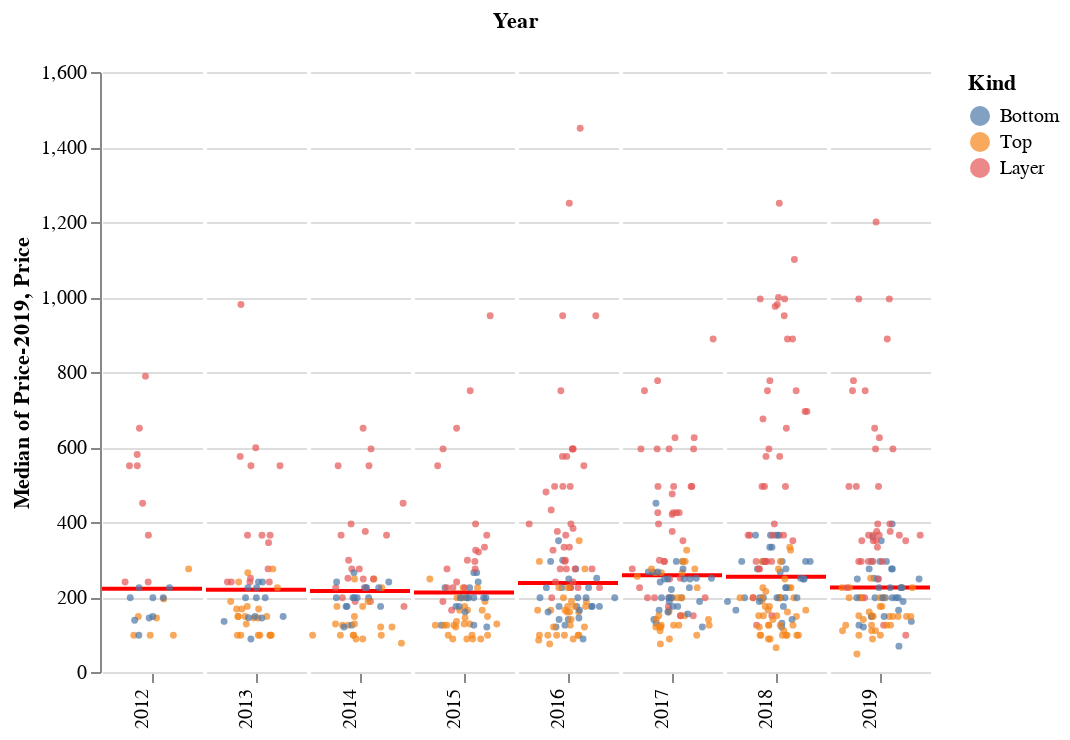

The cell this chart's notebook holds for it:
### Markdown cell above
If we focus just on clothes, which make up the bulk of Outlier's products, the situation looks similar. The median product price went up a bit in 2016 and 2017, but has otherwise been pretty stable over the last 7 years.

### Code cell
plots.price_plot(clothes_products_df, 'Kind', kind_sort_order)

### Figure 1 — Vega-Lite specification as saved in the notebook (floating-point values rounded to 4 significant figures; data arrays with more than 128 entries replaced by an {"elided": "..."} marker saying what was removed)
{"$schema": "https://vega.github.io/schema/vega-lite/v3.4.0.json", "config": {"facet": {"spacing": 0}, "mark": {"tooltip": null}, "view": {"height": 300, "stroke": null, "width": 400}}, "data": {"name": "data-46d2431f4a15dbdd0077859d6353f1d7"}, "datasets": {"data-46d2431f4a15dbdd0077859d6353f1d7": {"elided": "615 records"}}, "facet": {"column": {"field": "Year", "header": {"labelAlign": "right", "labelAngle": -90, "labelOrient": "bottom", "labelPadding": 3, "titleOrient": "top"}, "type": "ordinal"}}, "spec": {"layer": [{"encoding": {"y": {"aggregate": "median", "field": "Price-2019", "type": "quantitative"}}, "mark": {"color": "red", "size": 2, "type": "rule"}, "width": 50}, {"encoding": {"color": {"field": "Kind", "scale": {"scheme": "tableau10"}, "sort": ["Bottom", "Top", "Layer"], "type": "nominal"}, "tooltip": [{"field": "Product", "type": "nominal"}, {"field": "Price", "type": "quantitative"}, {"field": "Price-2019", "type": "quantitative"}], "x": {"axis": {"grid": false, "labels": false, "ticks": true, "values": [0]}, "field": "jitter", "scale": {}, "title": null, "type": "quantitative"}, "y": {"axis": {}, "field": "Price", "scale": {}, "type": "quantitative"}}, "mark": {"opacity": 0.7, "size": 12, "type": "circle"}, "transform": [{"as": "jitter", "calculate": "sqrt(-2*log(random()))*cos(2*PI*random())"}], "width": 50}]}}
